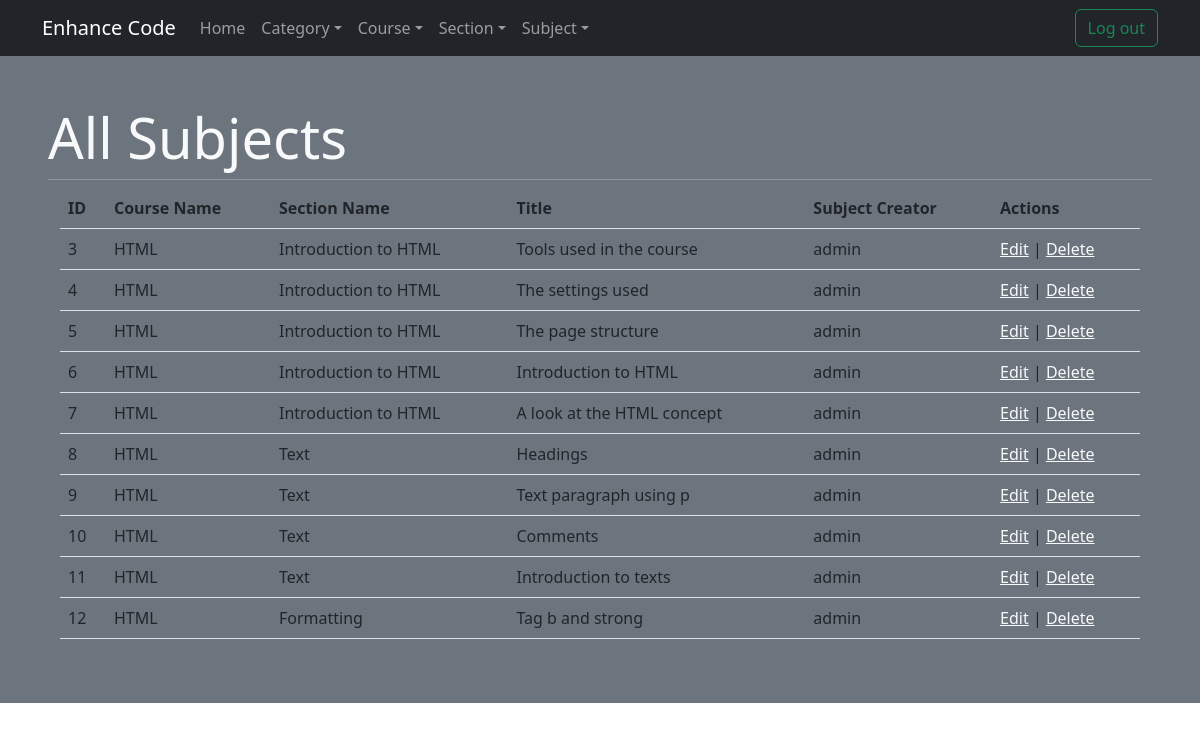
The page /dashboard/subject (signed in) on the database its author committed.
### project_app/models.py (models this page shows)
class Subject(models.Model):
    title = models.CharField(max_length=255)
    description = models.TextField()
    video_url = models.CharField(max_length=255)
    created_at = models.DateTimeField(auto_now_add=True)
    updated_at = models.DateTimeField(auto_now=True)
    section = models.ForeignKey(Section,related_name="subjects",on_delete=models.CASCADE)
    subject_creator = models.ForeignKey(User,related_name="subjects_mader",on_delete=models.CASCADE)

class Section(models.Model):
    name = models.CharField(max_length=255)
    description = models.TextField()
    created_at = models.DateTimeField(auto_now_add=True)
    updated_at = models.DateTimeField(auto_now=True)
    course = models.ForeignKey(Course, related_name="sections",on_delete=models.CASCADE)
    section_creator = models.ForeignKey(User,related_name="sections_mader",on_delete=models.CASCADE)

class Course(models.Model):
    name = models.CharField(max_length=255)
    image = models.CharField(max_length=255)
    description = models.TextField()
    instructor = models.CharField(max_length=255)
    goals = models.TextField()
    created_at = models.DateTimeField(auto_now_add=True)
    updated_at = models.DateTimeField(auto_now=True)
    categories = models.ManyToManyField(Category,related_name='courses')
    course_creator = models.ForeignKey(User,related_name="courses_mader",on_delete=models.CASCADE)

class User(models.Model):
    first_name = models.CharField(max_length=255)
    last_name = models.CharField(max_length=255)
    email = models.CharField(max_length=255)
    date_of_birth = models.DateTimeField()
    password = models.CharField(max_length=255)
    is_admin = models.BooleanField(default=False)
    created_at = models.DateTimeField(auto_now_add=True)
    updated_at = models.DateTimeField(auto_now=True)
    objects = UserManager()

### project_app/views.py (the view)
# urls.py: path('dashboard/subject',views.all_subjects),
def all_subjects(request):
    if 'user_id' not in request.session:
        return redirect('/dashboard')
    _user = User.objects.get(id=request.session['user_id'])
    if not _user.is_admin:
        return redirect('/home')
    context = {
        'subjects':Subject.objects.all()
    }
    return render(request, 'dashboard/subject/all_subjects.html',context)

### project_app/templates/dashboard/subject/all_subjects.html
{% extends 'dashboard/dashboard.html' %}
{% block content %}
<div class="p-5 bg-secondary text-light">
    <h1 class="display-4">All Subjects</h1>
    <hr class="my-2">
    <div class="container">
        <table class="table">
            <thead>
                <tr>
                    <th>ID</th>
                    <th>Course Name</th>
                    <th>Section Name</th>
                    <th>Title</th>
                    <th>Subject Creator</th>
                    <th>Actions</th>
                </tr>
            </thead>
            <tbody>
                {% for subject in subjects %}
                    <tr>
                        <td scope="row">{{subject.id}}</td>
                        <td>{{subject.section.course.name}}</td>
                        <td>{{subject.section.name}}</td>
                        <td>{{subject.title}}</td>
                        <td>{{subject.subject_creator.first_name}}</td>
                        <td class="text-dark">
                            <a class="text-light" href="/dashboard/subject/edit/{{subject.id}}">Edit</a> | <a class="text-light" href="/dashboard/subject/delete/{{subject.id}}">Delete</a>
                        </td>
                    </tr>
                {% endfor %}
            </tbody>
        </table>
    </div>
</div>
{% endblock content %}

### rows shown on the page
Subject: id "3", section.course.name "HTML", section.name "Introduction to HTML", title "Tools used in the course", subject_creator.first_name "admin"
Subject: id "4", section.course.name "HTML", section.name "Introduction to HTML", title "The settings used", subject_creator.first_name "admin"
Subject: id "5", section.course.name "HTML", section.name "Introduction to HTML", title "The page structure", subject_creator.first_name "admin"
Subject: id "6", section.course.name "HTML", section.name "Introduction to HTML", title "Introduction to HTML", subject_creator.first_name "admin"
Subject: id "7", section.course.name "HTML", section.name "Introduction to HTML", title "A look at the HTML concept", subject_creator.first_name "admin"
Subject: id "8", section.course.name "HTML", section.name "Text", title "Headings", subject_creator.first_name "admin"
Subject: id "9", section.course.name "HTML", section.name "Text", title "Text paragraph using p", subject_creator.first_name "admin"
Subject: id "10", section.course.name "HTML", section.name "Text", title "Comments", subject_creator.first_name "admin"
Subject: id "11", section.course.name "HTML", section.name "Text", title "Introduction to texts", subject_creator.first_name "admin"
Subject: id "12", section.course.name "HTML", section.name "Formatting", title "Tag b and strong", subject_creator.first_name "admin"
